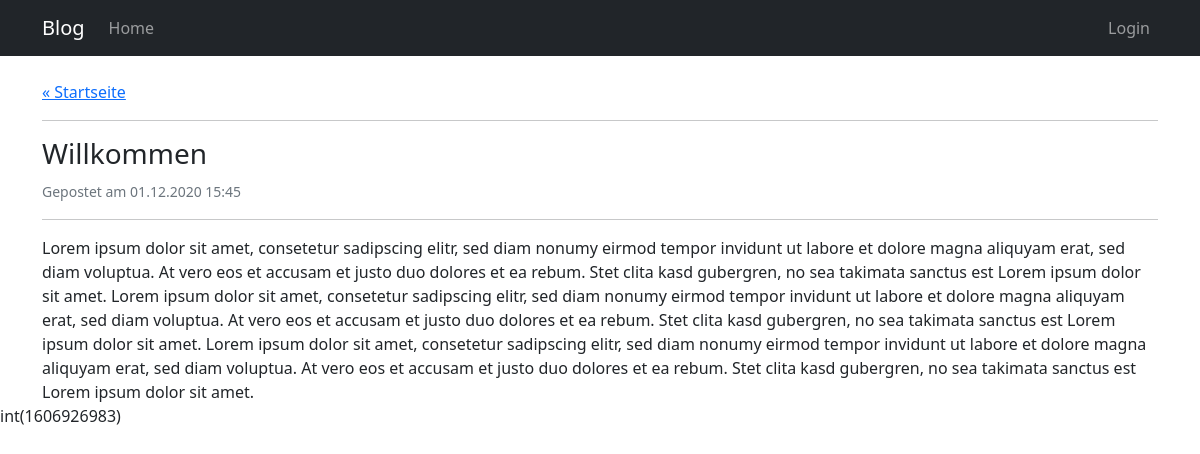
/post/welcome-123, run on the app's committed database.
### tables this page shows
CREATE TABLE `entrys` (
  `entry_id` int(11) NOT NULL,
  `title` text NOT NULL,
  `content` longtext NOT NULL,
  `slug` text NOT NULL,
  `posted` int(11) NOT NULL
);

### includes/router.php (called while the page is built, shortened)
<?php
$requestUrl = '/'.$_SERVER['QUERY_STRING'];
$fileBase = str_replace('index.php', '', $_SERVER['SCRIPT_NAME']);
$requirePage = '404';
if(strpos($requestUrl, '/post') !== FALSE) {
    $urlParts = explode('/', $requestUrl);
    if(count($urlParts) >= 3) {
        $slug = $urlParts[2];
    }
    $requirePage = 'show_post';
}
require_once ACTION_DIR.'/'.$requirePage.'.php';

### index.php (called while the page is built, shortened)
<?php
require_once __DIR__.'/includes/router.php';
var_dump(time());

### pages/viewpost.php (the view, shortened to what this page needs)
<!doctype html>
<html lang="de">
<head>
    <link rel="stylesheet" href="<?= $fileBase ?>/assets/bootstrap.min.css">
</head>
<body>
    <?php require_once ASSET_DIR.'/navigation.php'; ?>
    <div class="container mt-4">
        <a href="<?= $fileBase ?>home/" >&laquo; Startseite</a>
        <hr>
        <h3><?= $data['title'] ?></h3>
        <small class="text-muted">Gepostet am <?= date('d.m.Y H:i', $data['posted']) ?></small>
        <hr>
        <?= $data['content'] ?>
    </div>
</body>
</html>

### data on the page
entrys: title "Willkommen", posted "01.12.2020 15:45", content "Lorem ipsum dolor sit amet, consetetur sadipscing elitr, sed diam nonumy eirmod tempor invidunt ut labore et dolore magna aliquyam erat, sed diam voluptua. At vero eos et accusam et justo duo dolores et ea rebum. Stet clita kasd gubergren, no sea takimata sanctus est Lorem ipsum dolor sit amet. Lorem ipsum dolor sit amet, consetetur sadipscing elitr, sed diam nonumy eirmod tempor invidunt ut labore et dolore magna aliquyam erat, sed diam voluptua. At vero eos et accusam et justo duo dolores et ea rebum. Stet clita kasd gubergren, no sea takimata sanctus est Lorem ipsum dolor sit amet. Lorem ipsum dolor sit amet, consetetur sadipscing elitr, sed diam nonumy eirmod tempor invidunt ut labore…"
